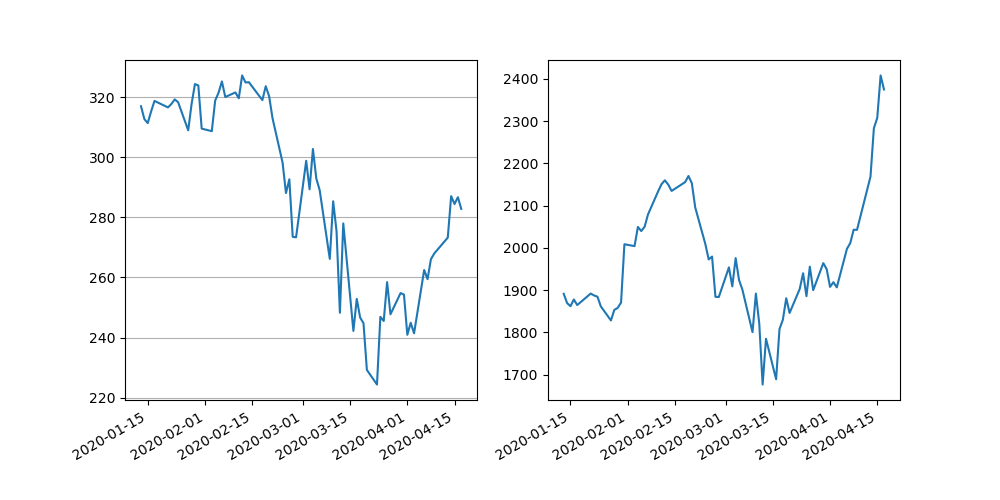

The script that saved this image:
import yfinance as yf
import matplotlib.pyplot as plt
import numpy as np
import pandas as pd
from pandas.plotting import register_matplotlib_converters
register_matplotlib_converters()
import matplotlib.dates as dates
# Get the data for the stock Apple by specifying the stock ticker, start date, and end date
data1 = yf.download('AAPL','2020-01-13','2020-04-20')
data2 = yf.download('AMZN','2020-01-13','2020-04-20')
x1=np.array(data1.index)
y=np.array([i for i in data1['Close']])
x2=np.array(data2.index)
z=np.array([i for i in data2['Close']])
fig,axes=plt.subplots(1,2,figsize=(10,5))
axes[0].plot_date(x1,y,"-")
axes[0].yaxis.grid(True)
axes[1].plot_date(x2,z,"-")
fig.autofmt_xdate()
plt.savefig('test.png')
plt.show()

